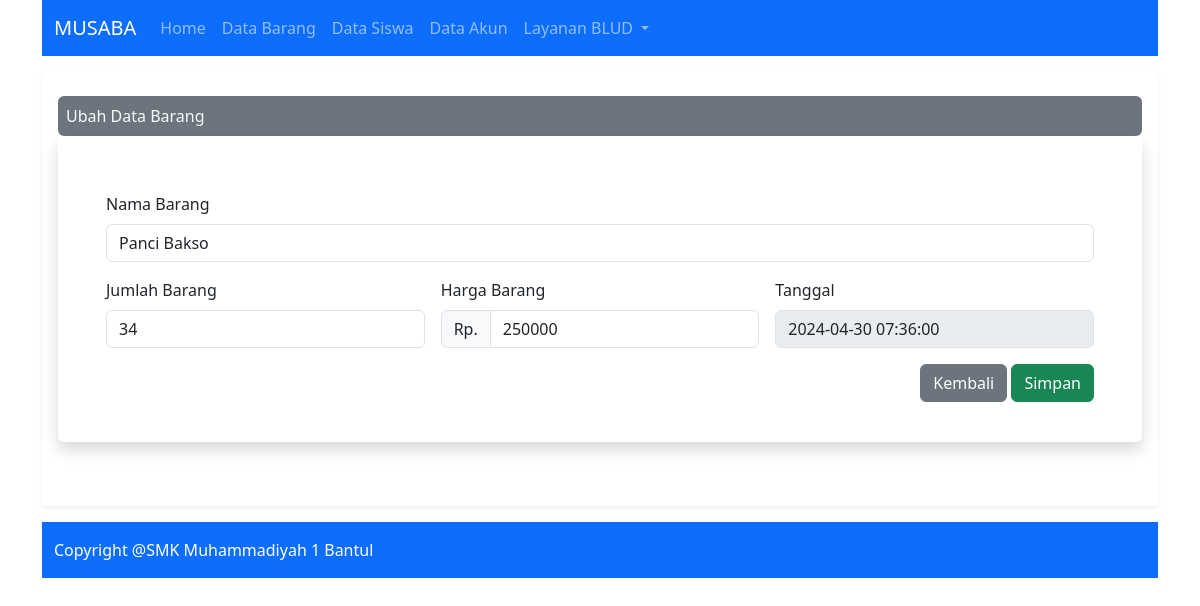
The app's page /index.php?p=ubah_barang&id=7 with its own data.
### tables this page shows
CREATE TABLE `barang` (
  `idbarang` int(10) NOT NULL,
  `nama` varchar(50) NOT NULL,
  `jumlah` int(6) NOT NULL,
  `harga` int(50) NOT NULL,
  `tanggal` timestamp NOT NULL DEFAULT current_timestamp() ON UPDATE current_timestamp()
);

### config/controller.php (called while the page is built, shortened)
<?php
function selectubah($query)
{
    global $koneksi;
    $result = mysqli_query($koneksi,$query);
    $row = mysqli_fetch_assoc($result);
    return $row;
}
?>

### ubah_barang.php (the view, shortened to what this page needs)
<?php
$id_barang = $_GET['id'];
$barang = selectubah("SELECT * FROM barang WHERE idbarang = $id_barang");
?>
<div class="shadow-none p-2 mt-2 bg-secondary text-light rounded">Ubah Data Barang</div>
<div class = "shadow p-3 mb-5 bg-body rounded">
<form action="" method = "post" class="row g-3 m-4 needs-validation" novalidate>
  <div class="col-md-12 position-relative">
    <label for="validationTooltip01" class="form-label">Nama Barang</label>
    <input type="text" name = "nama" class="form-control" value = "<?php echo $barang['nama']; ?>" id="validationTooltip01" placeholder = "Masukkan Nama Barang" required>
  </div>
  <div class="col-md-4 position-relative">
    <label for="validationTooltip03" class="form-label">Jumlah Barang</label>
    <input type="number" name = "jumlah" class="form-control" id="validationTooltip03" value = "<?php echo $barang['jumlah']; ?>"  placeholder = "Masukkan Jumlah Barang" required>
  </div>
  <div class="col-md-4 position-relative">
  <label for="validationTooltip03" class="form-label">Harga Barang</label>
  <div class="input-group has-validation">
  <span class="input-group-text" id="inputGroupPrepend">Rp. </span>
  <input type="number" name = "harga" class="form-control" id="validationTooltip04" value = "<?php echo $barang['harga']; ?>"  placeholder = "Masukkan Harga Barang" required>
</div>
  </div>
  <div class="col-md-4 position-relative">
    <label for="validationTooltip05" class="form-label">Tanggal</label>
    <input type="text" class="form-control" id="validationTooltip05" aria-label="readonly input example" readonly value = "<?php echo $barang['tanggal']; ?>">
  </div>
  <div class="col-12" style = "text-align:right;">
  <a href = "index.php?p=databarang">
  <button class="btn btn-secondary " type="button">Kembali</button></a>
    <button class="btn btn-success"  name = "ubah" type="submit" value = "ubah">Simpan</button>
  </div>
</form>
</div>

### records on screen
barang: nama "Panci Bakso", jumlah "34", harga "250000", tanggal "2024-04-30 07:36:00"
